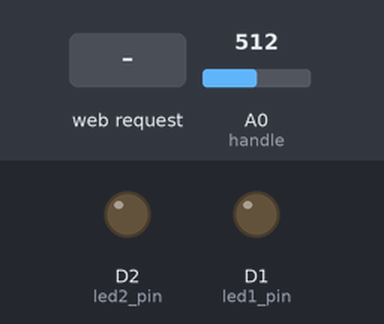
This sketch was run on a simulated ESP8266 (NodeMCU). Shown: output pins drawn as LEDs (lit = HIGH). The inputs (shaded band) are chosen by the test bench; at power-on: A0 (handle) = 512. WiFi joins after 1.5 s; servers stay silent unless stated; what the sketch prints to the serial monitor is not drawn.

Above: at 2.7 s.
2.8 s: HTTP request GET /setleds?led1=ON received
At 3.7 s:
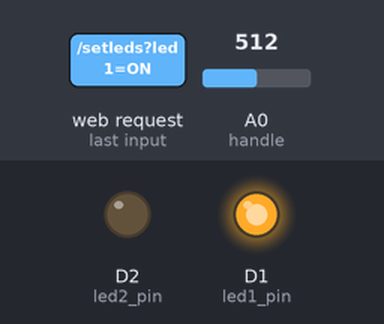
4.3 s: HTTP request GET /setleds?led2=ON received
At 4.9 s:
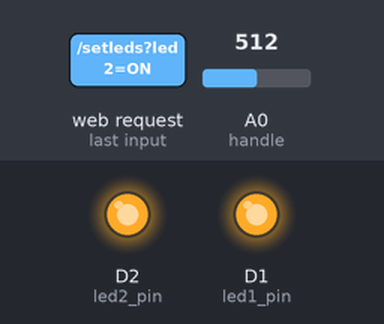
5.8 s: HTTP request GET /setleds?led1=OFF received
At 6.1 s:
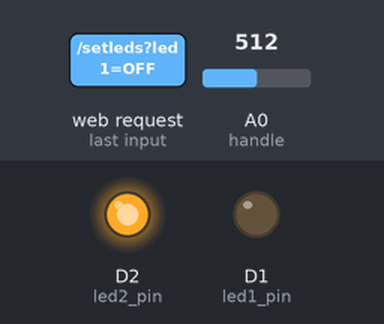
7.3 s: HTTP request GET /setleds?led2=OFF received
At 8.4 s:
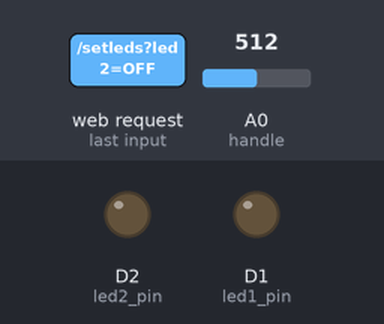
Timing chart, 0 to 9.8 s (numbered marks = the images above; inputs shaded):
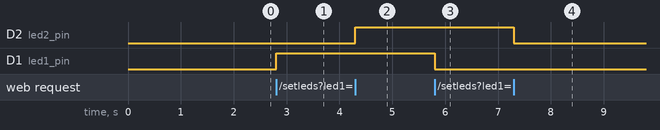

The sketch:

test_wifi.ino
```cpp
// (licence header left out)
// Include the libraries that we'll be using throughout the code
#include <ESP8266WiFi.h>
#include <WiFiClient.h>
#include <ESP8266WebServer.h>

// Define the ID and password of your Wi-Fi network
const char* ssid = "Vigram's iPhone";
const char* password = "abcdefgh";

// Instantiate the ESP8266WebServer class, passing the argument 80 for the
// port that the server will be listening.
ESP8266WebServer server(80);

// Define the variables with the pin values where the LEDs are connected
const int led0_pin = D0;
const int led1_pin = D1;
const int led2_pin = D2;

// User-defined function that will be called when a client accesses the root
// directory path of the ESP8266 host
void handleRoot()
{
  // Simply sends an 'OK' (200) response to the client, and a plain text
  // string with usage.
  server.send(200, "text/plain", String("Hello from esp8266! Usage: navigate to") +
              String(" /setleds?led1=XX&led2=YY changing XX/YY to ON or OFF."));
}

// User-defined function that will be called when a client accesses the /setleds
// path of the ESP8266 host
void handleSetLeds()
{
  // We can read the desired status of the LEDs from the expected parameters that
  // should be passed in the URL.  We expect two parameters "led1" and "led2".
  String led1_status = server.arg("led1");
  String led2_status = server.arg("led2");

  // Check if the URL include a change of the LED status
  bool url_check = false;
  if((led1_status == "ON")||(led1_status == "OFF")||(led2_status == "ON")||(led2_status == "OFF"))
    url_check = true;

  // It's not required to pass them both, so we check that they're exactly equal to
  // the strings ON or OFF by our design choice (this can be changed if you prefer
  // a different behavior)
  if (led1_status == "ON")
    digitalWrite(led1_pin, HIGH);
  else if (led1_status == "OFF")
    digitalWrite(led1_pin, LOW);
  if (led2_status == "ON")
    digitalWrite(led2_pin, HIGH);
  else if (led2_status == "OFF")
    digitalWrite(led2_pin, LOW);


  server.send(200, "text/plain", "Temperature mesured (" + String(analogRead(A0)) + ")");
  if (url_check)
  {
    // If we've set the LEDs to the requested status, we have the webserver
    // return an "OK" (200) response.  We also include the number of milliseconds
    // since the program started running.
    // Note: This number will overflow (go back to zero), after approximately 50 days.
    server.send(200, "text/plain", "LEDs' status changed! (" + String(millis()) + ")");
  }
  else
  {
    server.send(200, "text/plain", "LEDs' status unchanged! (" + String(millis()) + ")");
  }


}


// If the client requests any other URL than the root directory or the /setled path:
void handleNotFound()
{
  // We construct a message to be returned to the client
  String message = "File Not Found\n\n";
  // which includes what URI was requested
  message += "URI: ";
  message += server.uri();
  // what method was used
  message += "\nMethod: ";
  message += (server.method() == HTTP_GET) ? "GET" : "POST";
  // and what parameters were passed
  message += "\nArguments: ";
  message += server.args();
  message += "\n";
  for (uint8_t i = 0; i < server.args(); i++) {
    message += " " + server.argName(i) + ": " + server.arg(i) + "\n";
  }
  // the response, as expected, is a "Not Found" (404) error
  server.send(404, "text/plain", message);
}


// In the setup function we initialize the different things
// that will be needed in our program, as well as set up the hardware
void setup(void) {
  // Set the LED pins to act as digital outputs and set them to a LOW
  // state initially.
  Serial.print("hello");
  pinMode(led1_pin, OUTPUT);
  pinMode(led2_pin, OUTPUT);

  digitalWrite(D0, HIGH);
  digitalWrite(led1_pin, LOW);
  digitalWrite(led2_pin, LOW);

  // Start the Serial communication for debugging purposes
  Serial.begin(115200);
  //  Initialize the WiFi client and try to connect to our Wi-Fi network
  WiFi.begin(ssid, password);
  Serial.println("");

  // Wait for a successful connection
  while (WiFi.status() != WL_CONNECTED) {
    delay(500);
    Serial.print(".");
  }
  // For debugging purposes print the network ID and the assigned IP address
  Serial.println("");
  Serial.print("Connected to ");
  Serial.println(ssid);
  Serial.print("IP address: ");
  Serial.println(WiFi.localIP());

  // Associate the URLs with the functions that will be handling the requests
  server.on("/", HTTP_GET, handleRoot);
  server.on("/setleds", HTTP_GET, handleSetLeds);
  server.onNotFound(handleNotFound);

  // Start running the webserver
  server.begin();
  Serial.println("HTTP server started");
}

// The loop function is straight-forward, simply handle any incoming requests to the
// our ESP8266 host!
void loop(void) {
  server.handleClient();
}
```

Measured:
- after the input at 2.8 s, D1 (led1_pin): LOW → HIGH at once
- after the input at 4.3 s, D2 (led2_pin): LOW → HIGH at once
- after the input at 5.8 s, D1 (led1_pin): HIGH → LOW at once
- after the input at 7.3 s, D2 (led2_pin): HIGH → LOW at once
